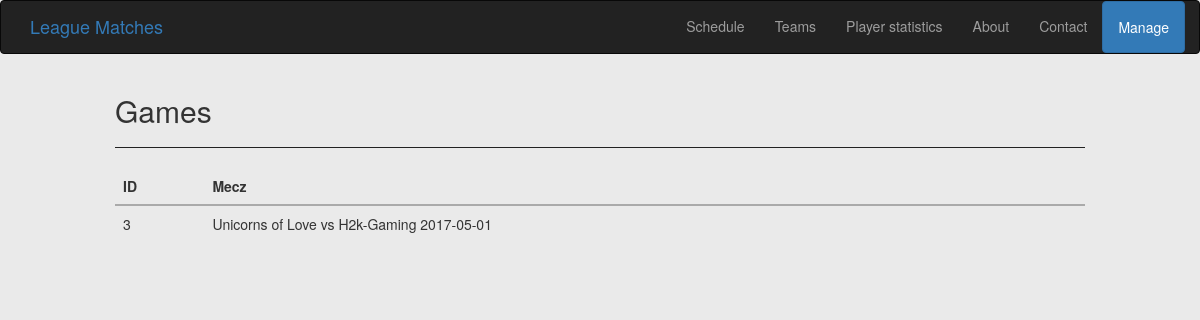
/games/2/, run on an earlier commit of the app's database.
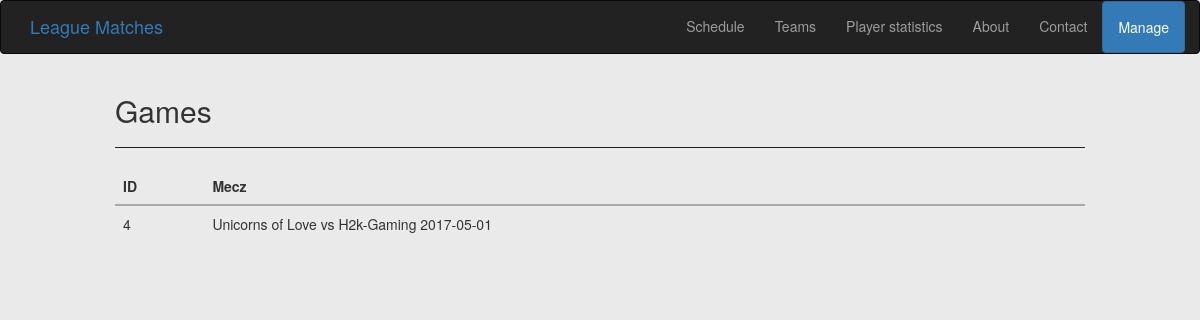
And on a later commit of the database.
### game/models.py (models this page shows, shortened)
class Game(models.Model):
    date = models.DateField()
    length = models.IntegerField(default=20)
    teamA = models.ForeignKey(Team, related_name='teamA')
    teamB = models.ForeignKey(Team, related_name='teamB')
    winner = models.ForeignKey(Team, related_name='winner')
    serie = models.ForeignKey(Serie)
    def __str__(self):
        return self.teamA.name + ' vs ' + self.teamB.name + ' ' + str(self.date)

class Team(models.Model):
    name = models.CharField(max_length=20)

### game/views.py (the view)
# urls.py: url(r'^games/(?P<serie_id>[0-9]+)/$', views.show_games, name="games"),
def show_games(request, serie_id):
    games = Game.objects.filter(serie_id=serie_id)
    return render_to_response('games.html', {'games': games})

### game/templates/games.html
{% extends "base.html" %}
{% block content %}
    <h2>Games</h2>
    <hr>
    <table class="table">
        <thead>
            <tr>
                <th>ID</th>
                <th>Mecz</th>
            </tr>
        </thead>
        <tbody>
            {% if games %}
            {% for g in games %}
                <tr>
                    <td>{{ g.id }}</td>
                    <td>{{ g }}</td>
                </tr>
            {% endfor %}
            {% endif %}
        </tbody>
    </table>
{% endblock %}

What changed in the data, as far as the page shows it:
removed Game: id "3", teamA+teamB+date "Unicorns of Love vs H2k-Gaming 2017-05-01"
added Game: id "4", teamA+teamB+date "Unicorns of Love vs H2k-Gaming 2017-05-01"
